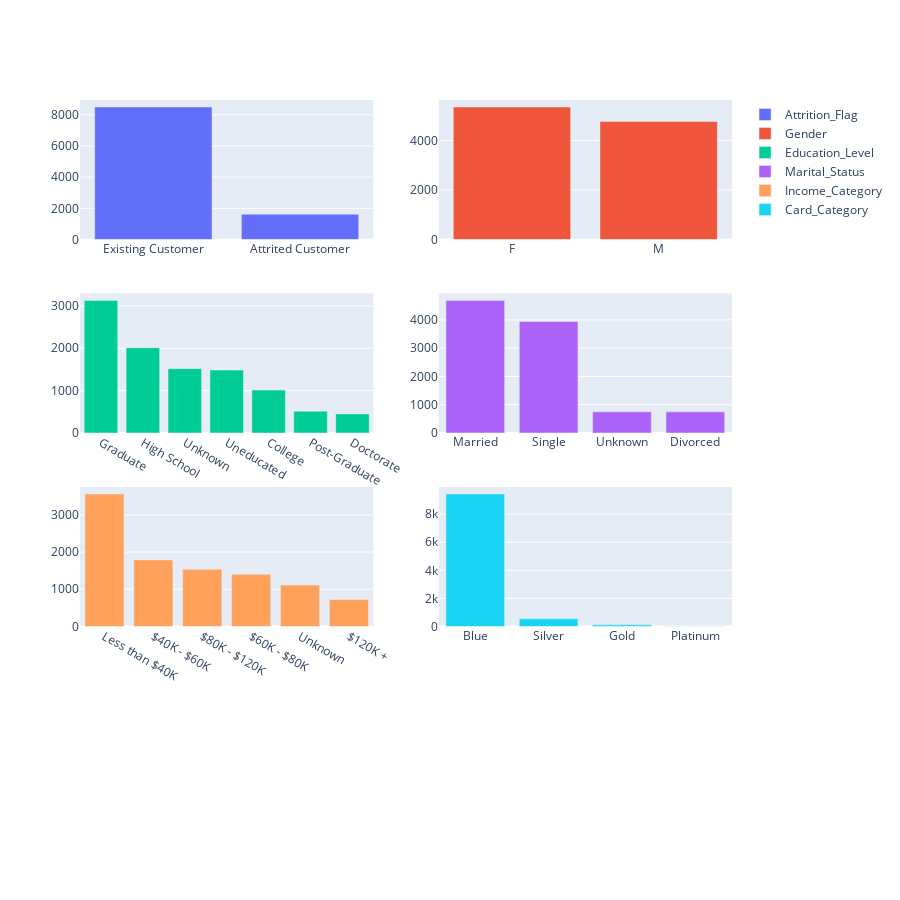

The notebook cell saved with this chart:
### Markdown cell above
### Visualizing Categorical Columns

### Code cell
import matplotlib as plt
import plotly.express as px
import plotly.graph_objects as go
from plotly.subplots import make_subplots

# Create figure and subplots
fig = go.Figure()
fig = make_subplots(rows=(len(categorical_cols) // 2) + 1, cols=2)

# Plot
row_ = 1
col_ = 1
max_ = 2
for column in categorical_cols:
    # print(column)
    N = df[column].value_counts().index
    y_val =  df[column].value_counts().values
    fig.add_trace(go.Bar(x = N, y = y_val, name = f'{column}'), row = row_, col = col_)
    if col_ == max_:
        row_ += 1
        col_ = 1
    else:
        col_ += 1

fig.update_layout(
    autosize=True,
    width=900,
    height=900
)

fig.show()

### Figure 1 — Plotly figure (JSON) as saved in the notebook; plotly's stock layout.template omitted (floating-point values rounded to 4 significant figures)
{"data": [{"name": "Attrition_Flag", "type": "bar", "x": ["Existing Customer", "Attrited Customer"], "xaxis": "x", "y": [8500, 1627], "yaxis": "y"}, {"name": "Gender", "type": "bar", "x": ["F", "M"], "xaxis": "x2", "y": [5358, 4769], "yaxis": "y2"}, {"name": "Education_Level", "type": "bar", "x": ["Graduate", "High School", "Unknown", "Uneducated", "College", "Post-Graduate", "Doctorate"], "xaxis": "x3", "y": [3128, 2013, 1519, 1487, 1013, 516, 451], "yaxis": "y3"}, {"name": "Marital_Status", "type": "bar", "x": ["Married", "Single", "Unknown", "Divorced"], "xaxis": "x4", "y": [4687, 3943, 749, 748], "yaxis": "y4"}, {"name": "Income_Category", "type": "bar", "x": ["Less than $40K", "$40K - $60K", "$80K - $120K", "$60K - $80K", "Unknown", "$120K +"], "xaxis": "x5", "y": [3561, 1790, 1535, 1402, 1112, 727], "yaxis": "y5"}, {"name": "Card_Category", "type": "bar", "x": ["Blue", "Silver", "Gold", "Platinum"], "xaxis": "x6", "y": [9436, 555, 116, 20], "yaxis": "y6"}], "layout": {"autosize": true, "height": 900, "width": 900, "xaxis": {"anchor": "y", "domain": [0, 0.45]}, "xaxis2": {"anchor": "y2", "domain": [0.55, 1]}, "xaxis3": {"anchor": "y3", "domain": [0, 0.45]}, "xaxis4": {"anchor": "y4", "domain": [0.55, 1]}, "xaxis5": {"anchor": "y5", "domain": [0, 0.45]}, "xaxis6": {"anchor": "y6", "domain": [0.55, 1]}, "xaxis7": {"anchor": "y7", "domain": [0, 0.45]}, "xaxis8": {"anchor": "y8", "domain": [0.55, 1]}, "yaxis": {"anchor": "x", "domain": [0.8063, 1]}, "yaxis2": {"anchor": "x2", "domain": [0.8063, 1]}, "yaxis3": {"anchor": "x3", "domain": [0.5375, 0.7312]}, "yaxis4": {"anchor": "x4", "domain": [0.5375, 0.7312]}, "yaxis5": {"anchor": "x5", "domain": [0.2687, 0.4625]}, "yaxis6": {"anchor": "x6", "domain": [0.2687, 0.4625]}, "yaxis7": {"anchor": "x7", "domain": [0, 0.1938]}, "yaxis8": {"anchor": "x8", "domain": [0, 0.1938]}}}
